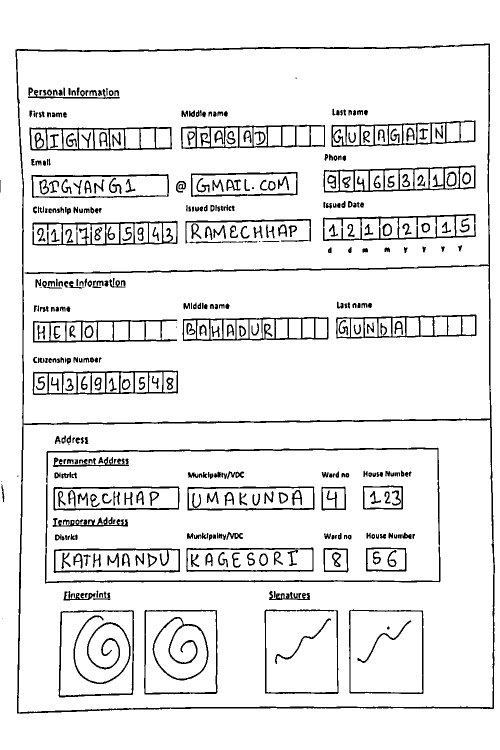
#> input picture Form Detection/Forms/output_image2.jpg, 1000 x 1500 px (shown at 1/2 size)
$ python resize.py
#> lines starting #> are read from the running program, lines starting #| are printed output that depends on the picture; after the words box and inside, x2 and y2 are one past the last pixel; in counts of white or black regions, pixels touching at a corner belong together
import cv2
import numpy as np

# Load the image
image = cv2.imread("Forms/output_image2.jpg")
#> image is the input picture: shape (1500, 1000, 3); min 0, max 255, mean 233.7

# Resize the image to a manageable size
image = cv2.resize(image, (1000, 1500))

# Convert the image to grayscale
gray = cv2.cvtColor(image, cv2.COLOR_BGR2GRAY)

# Apply Gaussian blur to reduce noise
blurred = cv2.GaussianBlur(gray, (5, 5), 1)

# Perform edge detection using Canny
edges = cv2.Canny(blurred, 100, 100)
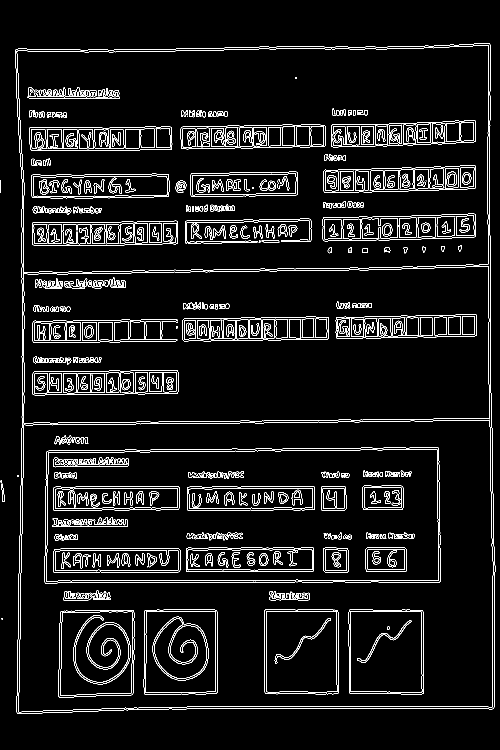
#> edges: shape (1500, 1000) (shown at 1/2 size); 5.7% white in thin lines or dots, all inside (x1, y1, x2, y2) = (0, 86, 991, 1428)

# Find contours in the edge-detected image
contours, _ = cv2.findContours(edges.copy(), cv2.RETR_EXTERNAL, cv2.CHAIN_APPROX_SIMPLE)
#> contours = 6 contours, 5 with area under 20; largest, box (x1, y1, x2, y2) and area: (30, 86, 991, 1428) 1248406

# Find the contour with the maximum area
max_contour = max(contours, key=cv2.contourArea)
#> max_contour = contour of 337 points, box (x1, y1, x2, y2) (30, 86, 991, 1428), area 1248406

# Get the bounding box coordinates of the largest contour
x, y, w, h = cv2.boundingRect(max_contour)
#> x = 30; y = 86; w = 961; h = 1342

# Define the margin to remove (in this case, 20 pixels)
margin = 20

# Adjust the bounding box coordinates
x += margin
#> x = 50
y += margin
#> y = 106
w -= 2 * margin
#> w = 921
h -= 2 * margin
#> h = 1302

# Crop the region of interest (ROI) from the original image
cropped_image = image[y:y+h, x:x+w]
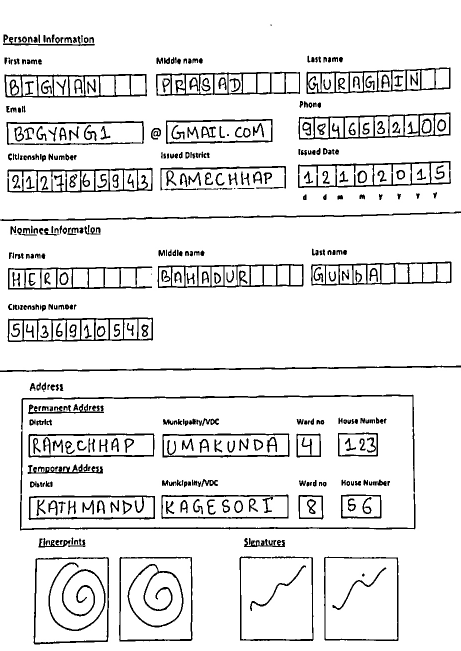
#> cropped_image: shape (1302, 921, 3) (shown at 1/2 size); min 0, max 255, mean 231.4

cropped_image2 = cv2.resize(cropped_image,(700,700))
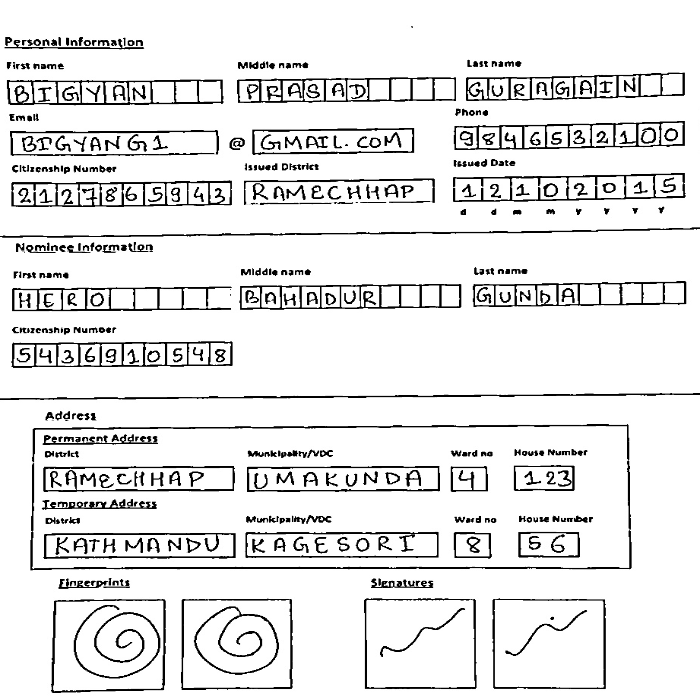
#> cropped_image2: shape (700, 700, 3); min 0, max 255, mean 231.3
# Display the cropped image
cv2.imshow("Cropped Image", cropped_image2)
cv2.imwrite("Forms/finalImage2.jpg", cropped_image)
cv2.waitKey(0)
cv2.destroyAllWindows()

$ run again, with Form Detection/Forms/output_image1.jpg copied over Form Detection/Forms/output_image2.jpg
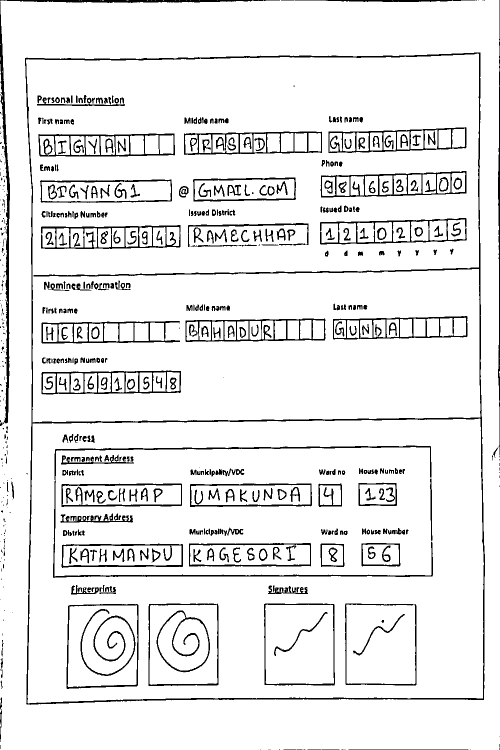
#> input picture Form Detection/Forms/output_image1.jpg, 1000 x 1500 px (shown at 1/2 size)
#> image is the input picture: shape (1500, 1000, 3); min 0, max 255, mean 233.6
#> `edges = cv2.Canny(blurred, 100, 100)`:
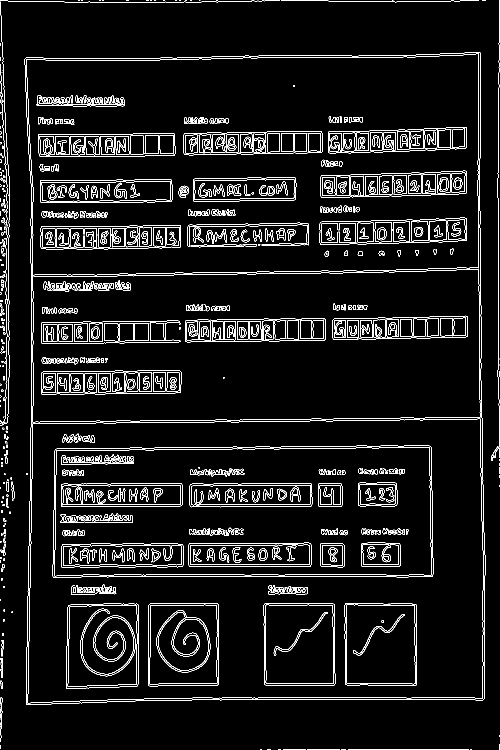
#> edges: shape (1500, 1000) (shown at 1/2 size); 5.9% white in thin lines or dots
#> contours = 206 contours, 192 with area under 20; largest, box (x1, y1, x2, y2) and area: (49, 104, 971, 1410) 1166498, (983, 892, 1000, 922) 114, (0, 3, 20, 852) 79, (0, 1316, 6, 1356) 65, (13, 964, 18, 984) 56
#> max_contour = contour of 295 points, box (x1, y1, x2, y2) (49, 104, 971, 1410), area 1166498
#> `x, y, w, h = cv2.boundingRect(max_contour)`: x = 49; y = 104; w = 922; h = 1306
#> `x += margin`: x = 69
#> `y += margin`: y = 124
#> `w -= 2 * margin`: w = 882
#> `h -= 2 * margin`: h = 1266
#> `cropped_image2 = cv2.resize(cropped_image,(700,700))`:
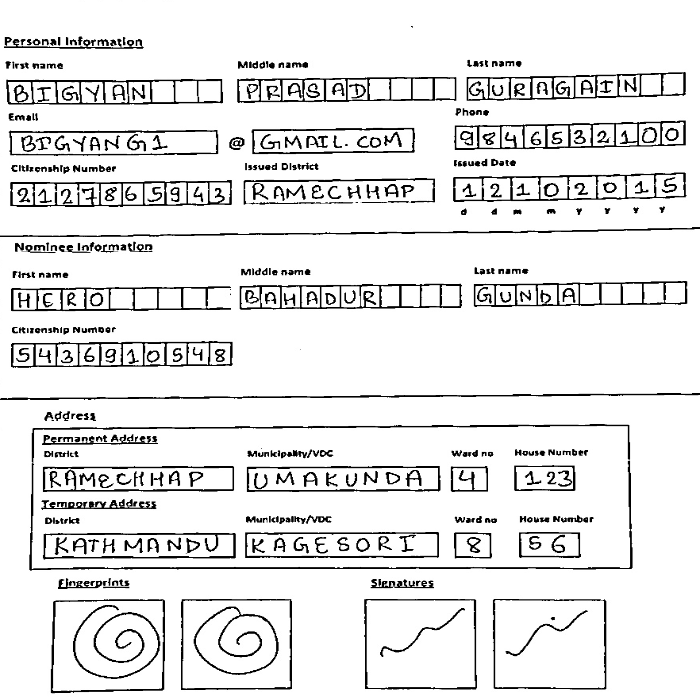
#> cropped_image2: shape (700, 700, 3); min 0, max 255, mean 231.7
